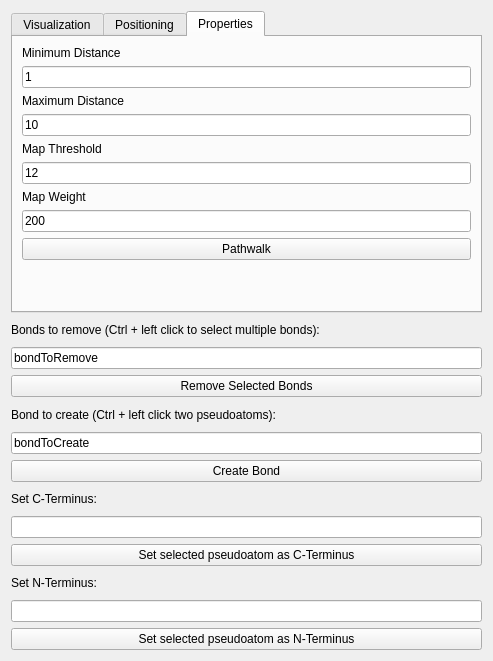
<?xml version="1.0" encoding="UTF-8"?>
<ui version="4.0">
 <class>DialogModelVisualization</class>
 <widget class="QWidget" name="DialogModelVisualization">
  <property name="geometry">
   <rect>
    <x>0</x>
    <y>0</y>
    <width>493</width>
    <height>661</height>
   </rect>
  </property>
  <property name="sizePolicy">
   <sizepolicy hsizetype="Preferred" vsizetype="Maximum">
    <horstretch>0</horstretch>
    <verstretch>0</verstretch>
   </sizepolicy>
  </property>
  <property name="windowTitle">
   <string>Visualization</string>
  </property>
  <layout class="QGridLayout">
   <item row="11" column="0">
    <widget class="QPushButton" name="pushButton_7">
     <property name="text">
      <string>Set selected pseudoatom as C-Terminus</string>
     </property>
    </widget>
   </item>
   <item row="12" column="0">
    <widget class="QLabel" name="label_15">
     <property name="text">
      <string>Set N-Terminus:</string>
     </property>
    </widget>
   </item>
   <item row="9" column="0">
    <widget class="QLabel" name="label_14">
     <property name="text">
      <string>Set C-Terminus:</string>
     </property>
    </widget>
   </item>
   <item row="2" column="0">
    <widget class="QLineEdit" name="lineEdit_13">
     <property name="text">
      <string>bondToRemove</string>
     </property>
    </widget>
   </item>
   <item row="6" column="0">
    <widget class="QLabel" name="label_13">
     <property name="text">
      <string>Bond to create (Ctrl + left click two pseudoatoms):</string>
     </property>
    </widget>
   </item>
   <item row="8" column="0">
    <widget class="QPushButton" name="pushButton_6">
     <property name="text">
      <string>Create Bond</string>
     </property>
    </widget>
   </item>
   <item row="7" column="0">
    <widget class="QLineEdit" name="lineEdit_14">
     <property name="text">
      <string>bondToCreate</string>
     </property>
    </widget>
   </item>
   <item row="0" column="0">
    <widget class="QTabWidget" name="tabWidget">
     <property name="sizePolicy">
      <sizepolicy hsizetype="Expanding" vsizetype="Maximum">
       <horstretch>0</horstretch>
       <verstretch>0</verstretch>
      </sizepolicy>
     </property>
     <property name="currentIndex">
      <number>2</number>
     </property>
     <widget class="QWidget" name="tab">
      <attribute name="title">
       <string>Visualization</string>
      </attribute>
      <layout class="QGridLayout" name="gridLayout">
       <item row="5" column="1">
        <spacer>
         <property name="orientation">
          <enum>Qt::Vertical</enum>
         </property>
         <property name="sizeHint" stdset="0">
          <size>
           <width>20</width>
           <height>16</height>
          </size>
         </property>
        </spacer>
       </item>
       <item row="3" column="0">
        <widget class="QLabel" name="label_4">
         <property name="text">
          <string>Processor 2</string>
         </property>
        </widget>
       </item>
       <item row="5" column="0">
        <widget class="QPushButton" name="pushButton_3">
         <property name="text">
          <string>Preprocess</string>
         </property>
        </widget>
       </item>
       <item row="1" column="0">
        <widget class="QLabel" name="label_3">
         <property name="text">
          <string>Processor 1</string>
         </property>
        </widget>
       </item>
       <item row="0" column="0">
        <widget class="QLineEdit" name="lineEdit"/>
       </item>
       <item row="0" column="1">
        <widget class="QPushButton" name="pushButton">
         <property name="text">
          <string>Volume...</string>
         </property>
        </widget>
       </item>
       <item row="4" column="0" colspan="2">
        <widget class="QLineEdit" name="lineEdit_2">
         <property name="text">
          <string>threshold.belowtozero</string>
         </property>
        </widget>
       </item>
       <item row="2" column="0" colspan="2">
        <widget class="QLineEdit" name="lineEdit_4">
         <property name="text">
          <string>normalize.edgemean</string>
         </property>
        </widget>
       </item>
      </layout>
     </widget>
     <widget class="QWidget" name="tab_2">
      <attribute name="title">
       <string>Positioning</string>
      </attribute>
      <layout class="QGridLayout">
       <item row="3" column="0">
        <widget class="QLabel" name="label_5">
         <property name="text">
          <string>Process</string>
         </property>
        </widget>
       </item>
       <item row="8" column="0">
        <widget class="QLabel" name="label_9">
         <property name="text">
          <string>Segment Separation</string>
         </property>
        </widget>
       </item>
       <item row="5" column="0">
        <widget class="QLabel" name="label_7">
         <property name="text">
          <string>Segments</string>
         </property>
        </widget>
       </item>
       <item row="6" column="0">
        <widget class="QLabel" name="label_8">
         <property name="text">
          <string>Threshold</string>
         </property>
        </widget>
       </item>
       <item row="6" column="1">
        <widget class="QLineEdit" name="lineEdit_7">
         <property name="text">
          <string>10</string>
         </property>
        </widget>
       </item>
       <item row="4" column="0">
        <widget class="QLabel" name="label_6">
         <property name="text">
          <string>Amplitude Weight</string>
         </property>
        </widget>
       </item>
       <item row="8" column="1">
        <widget class="QLineEdit" name="lineEdit_8">
         <property name="text">
          <string>1</string>
         </property>
        </widget>
       </item>
       <item row="3" column="1">
        <widget class="QLineEdit" name="lineEdit_3">
         <property name="text">
          <string>segment.kmeans</string>
         </property>
        </widget>
       </item>
       <item row="5" column="1">
        <widget class="QLineEdit" name="lineEdit_6">
         <property name="text">
          <string>1022</string>
         </property>
        </widget>
       </item>
       <item row="4" column="1">
        <widget class="QLineEdit" name="lineEdit_5">
         <property name="text">
          <string>1</string>
         </property>
        </widget>
       </item>
       <item row="9" column="0" colspan="2">
        <widget class="QPushButton" name="pushButton_2">
         <property name="text">
          <string>Generate PseudoAtoms</string>
         </property>
        </widget>
       </item>
      </layout>
     </widget>
     <widget class="QWidget" name="tab_3">
      <attribute name="title">
       <string>Properties</string>
      </attribute>
      <layout class="QGridLayout">
       <item row="1" column="0">
        <widget class="QLineEdit" name="lineEdit_9">
         <property name="text">
          <string>1</string>
         </property>
        </widget>
       </item>
       <item row="2" column="0">
        <widget class="QLabel" name="label_2">
         <property name="text">
          <string>Maximum Distance</string>
         </property>
        </widget>
       </item>
       <item row="5" column="0">
        <widget class="QLineEdit" name="lineEdit_11">
         <property name="text">
          <string>12</string>
         </property>
        </widget>
       </item>
       <item row="6" column="0">
        <widget class="QLabel" name="label_11">
         <property name="text">
          <string>Map Weight</string>
         </property>
        </widget>
       </item>
       <item row="3" column="0">
        <widget class="QLineEdit" name="lineEdit_10">
         <property name="text">
          <string>10</string>
         </property>
        </widget>
       </item>
       <item row="0" column="0">
        <widget class="QLabel" name="label">
         <property name="text">
          <string>Minimum Distance</string>
         </property>
        </widget>
       </item>
       <item row="4" column="0">
        <widget class="QLabel" name="label_10">
         <property name="text">
          <string>Map Threshold</string>
         </property>
        </widget>
       </item>
       <item row="11" column="0">
        <spacer>
         <property name="orientation">
          <enum>Qt::Vertical</enum>
         </property>
         <property name="sizeHint" stdset="0">
          <size>
           <width>20</width>
           <height>40</height>
          </size>
         </property>
        </spacer>
       </item>
       <item row="7" column="0">
        <widget class="QLineEdit" name="lineEdit_12">
         <property name="text">
          <string>200</string>
         </property>
        </widget>
       </item>
       <item row="8" column="0">
        <widget class="QPushButton" name="pushButton_4">
         <property name="text">
          <string>Pathwalk</string>
         </property>
        </widget>
       </item>
      </layout>
     </widget>
    </widget>
   </item>
   <item row="1" column="0">
    <widget class="QLabel" name="label_12">
     <property name="text">
      <string>Bonds to remove (Ctrl + left click to select multiple bonds):</string>
     </property>
    </widget>
   </item>
   <item row="14" column="0">
    <widget class="QPushButton" name="pushButton_8">
     <property name="text">
      <string>Set selected pseudoatom as N-Terminus</string>
     </property>
    </widget>
   </item>
   <item row="5" column="0">
    <widget class="QPushButton" name="pushButton_5">
     <property name="text">
      <string>Remove Selected Bonds</string>
     </property>
    </widget>
   </item>
   <item row="10" column="0">
    <widget class="QLineEdit" name="lineEdit_15">
     <property name="text">
      <string/>
     </property>
    </widget>
   </item>
   <item row="13" column="0">
    <widget class="QLineEdit" name="lineEdit_16"/>
   </item>
  </layout>
 </widget>
 <resources/>
 <connections/>
</ui>
